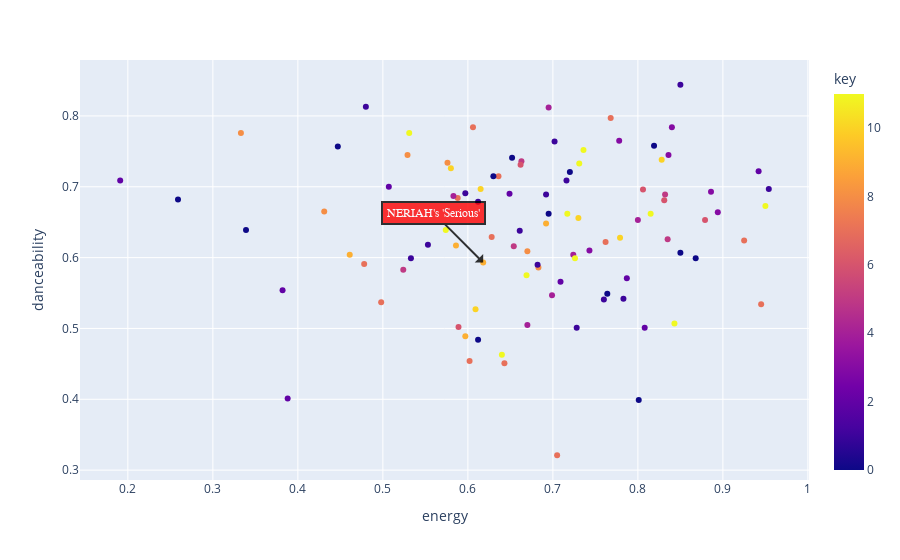

This figure's notebook cell:
### Code cell
hover_columns = ['name', 'artist', 'added_at', 'tempo', 'valence']
fig = px.scatter(most_recently_added, x="energy", y='danceability', color='key', color_discrete_sequence=px.colors.qualitative.Bold, hover_data=hover_columns)

# Find the index of the song "Shape of You" in the most_recently_added dataframe
song_index = most_recently_added[most_recently_added['name'] == 'Serious'].index[0]

# Get the x and y coordinates of the point corresponding to the song
x_coord = most_recently_added.loc[song_index, 'energy']
y_coord = most_recently_added.loc[song_index, 'danceability']

# Create the arrow and text annotation
fig.add_annotation(
    x=x_coord,
    y=y_coord,
    ax=x_coord-50,
    ay=y_coord-50,
    text="NERIAH's 'Serious'",
    arrowhead=1,
    showarrow=True,
    font=dict(
        family="Courier New, monospace",
        size=12,
        color="#ffffff"
    ),
    align="center",
    arrowcolor="black",
    arrowwidth=2,
    arrowsize=1,
    bordercolor="black",
    borderwidth=2,
    borderpad=4,
    bgcolor="red",
    opacity=0.8
)

# Show the plot
fig.show()

### Figure 1 — Plotly figure (JSON) as saved in the notebook; plotly's stock layout.template omitted (floating-point values rounded to 4 significant figures; data arrays with more than 128 entries replaced by an {"elided": "..."} marker saying what was removed)
{"data": [{"customdata": {"elided": "100x5 mixed values"}, "hovertemplate": "energy=%{x}<br>danceability=%{y}<br>name=%{customdata[0]}<br>artist=%{customdata[1]}<br>added_at=%{customdata[2]}<br>tempo=%{customdata[3]}<br>valence=%{customdata[4]}<br>key=%{marker.color}<extra></extra>", "legendgroup": "", "marker": {"color": [9, 9, 1, 5, 7, 11, 1, 8, 2, 2, 6, 7, 6, 9, 3, 11, 5, 1, 8, 0, 0, 3, 1, 11, 4, 1, 1, 7, 9, 0, 10, 4, 7, 1, 8, 4, 4, 0, 1, 11, 0, 3, 0, 7, 2, 10, 10, 0, 11, 4, 6, 4, 1, 7, 8, 8, 3, 2, 0, 11, 5, 5, 2, 7, 5, 11, 3, 6, 1, 6, 7, 9, 1, 11, 11, 2, 7, 7, 1, 11, 0, 1, 7, 2, 8, 7, 0, 2, 0, 3, 1, 10, 11, 0, 0, 10, 7, 1, 10, 2], "coloraxis": "coloraxis", "symbol": "circle"}, "mode": "markers", "name": "", "orientation": "v", "showlegend": false, "type": "scatter", "x": [0.597, 0.586, 0.702, 0.663, 0.588, 0.717, 0.85, 0.431, 0.808, 0.649, 0.662, 0.762, 0.589, 0.618, 0.743, 0.95, 0.832, 0.716, 0.333, 0.339, 0.819, 0.836, 0.48, 0.669, 0.67, 0.533, 0.553, 0.478, 0.692, 0.85, 0.779, 0.724, 0.606, 0.728, 0.576, 0.583, 0.8, 0.612, 0.612, 0.726, 0.447, 0.84, 0.801, 0.768, 0.507, 0.73, 0.609, 0.695, 0.731, 0.699, 0.831, 0.695, 0.954, 0.705, 0.683, 0.529, 0.778, 0.388, 0.764, 0.574, 0.835, 0.654, 0.787, 0.602, 0.524, 0.736, 0.894, 0.879, 0.783, 0.806, 0.628, 0.461, 0.682, 0.815, 0.64, 0.709, 0.925, 0.643, 0.597, 0.843, 0.652, 0.76, 0.636, 0.191, 0.67, 0.498, 0.63, 0.382, 0.259, 0.886, 0.692, 0.828, 0.531, 0.72, 0.868, 0.58, 0.945, 0.661, 0.615, 0.942], "xaxis": "x", "y": [0.489, 0.617, 0.764, 0.736, 0.684, 0.662, 0.844, 0.665, 0.501, 0.69, 0.731, 0.622, 0.502, 0.593, 0.61, 0.673, 0.689, 0.709, 0.776, 0.639, 0.758, 0.745, 0.813, 0.575, 0.505, 0.599, 0.618, 0.591, 0.648, 0.607, 0.628, 0.604, 0.784, 0.501, 0.734, 0.687, 0.653, 0.484, 0.679, 0.599, 0.757, 0.784, 0.399, 0.797, 0.7, 0.656, 0.527, 0.662, 0.733, 0.547, 0.681, 0.812, 0.697, 0.321, 0.586, 0.745, 0.765, 0.401, 0.549, 0.639, 0.626, 0.616, 0.571, 0.454, 0.583, 0.752, 0.664, 0.653, 0.542, 0.696, 0.629, 0.604, 0.59, 0.662, 0.463, 0.566, 0.624, 0.451, 0.691, 0.507, 0.741, 0.541, 0.715, 0.709, 0.609, 0.537, 0.715, 0.554, 0.682, 0.693, 0.689, 0.738, 0.776, 0.721, 0.599, 0.726, 0.534, 0.638, 0.697, 0.722], "yaxis": "y"}], "layout": {"annotations": [{"align": "center", "arrowcolor": "black", "arrowhead": 1, "arrowsize": 1, "arrowwidth": 2, "ax": -49.38, "ay": -49.41, "bgcolor": "red", "bordercolor": "black", "borderpad": 4, "borderwidth": 2, "font": {"color": "#ffffff", "family": "Courier New, monospace", "size": 12}, "opacity": 0.8, "showarrow": true, "text": "NERIAH's 'Serious'", "x": 0.618, "y": 0.593}], "coloraxis": {"colorbar": {"title": {"text": "key"}}, "colorscale": [[0, "#0d0887"], [0.1111, "#46039f"], [0.2222, "#7201a8"], [0.3333, "#9c179e"], [0.4444, "#bd3786"], [0.5556, "#d8576b"], [0.6667, "#ed7953"], [0.7778, "#fb9f3a"], [0.8889, "#fdca26"], [1, "#f0f921"]]}, "legend": {"tracegroupgap": 0}, "margin": {"t": 60}, "xaxis": {"anchor": "y", "domain": [0, 1], "title": {"text": "energy"}}, "yaxis": {"anchor": "x", "domain": [0, 1], "title": {"text": "danceability"}}}}
